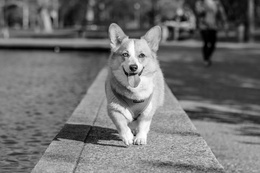
%> input picture dither/input.jpg, 260 x 173 px, shrunk from 800 x 533 before the run
$ octave dither.m   (GNU Octave 9; MATLAB toolbox functions it lacks are replaced by stand-ins)
%> lines starting %> are read from the running program, lines starting %| are printed output that depends on the picture; in (x1, y1, x2, y2) boxes, pixels count from 0 and x2, y2 are one past the last pixel; in counts of white or black regions, pixels touching at a corner belong together; the program's own positions count from 1
clear all;
clc;

I=imread('input.jpg'); %a bemeneti kep (szurkearnyalatos, 8 bpp)
%> I is the input picture: size 173x260 uint8; min 0, max 255, mean 112.1
B=1; %bitszam (1...8)

%% KVANTALAS DITHER NELKUL
Io=uint8(double(bitshift(I,B-8,8))/(2^B-1)*255);
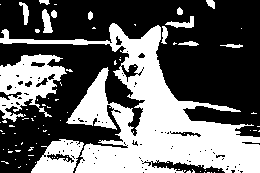
%> Io: size 173x260 uint8; 39.9% white; 83 white regions (69 under 20 px), largest, box (x1, y1, x2, y2) and area: (0, 23, 260, 173) 13371, (0, 54, 67, 122) 2380, (31, 139, 84, 173) 1085
imwrite(Io,sprintf('output_%db_1_none.jpg',B));

%% DITHER VELETLEN ZAJJAL
d=rand(size(I))*255/(2^B-1);
Io=zeros(size(I),'uint8');
for ii=1:(2^B-1)
    lo=ii*255/(2^B-1);
    hi=(ii+1)*255/(2^B-1);
    Io(((double(I)+d)>lo)&((double(I)+d)<=hi))=uint8(lo);
end
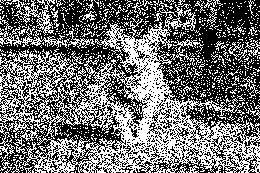
%> Io: size 173x260 uint8; 43.9% white in thin lines or dots
imwrite(Io,sprintf('output_%db_2_rand.jpg',B));

%% DITHER MATRIXSZAL (2x2)
D=[  0  170;
   255   85];
D=D/(2^B-1);
d=repmat(D,floor(size(I,1)/2),floor(size(I,2)/2));
rrem=mod(size(I,1),2);
%> rrem = 1
crem=mod(size(I,2),2);
%> crem = 0
d=[d ; d(1:rrem,:)];
d=[d d(:,1:crem)];
Io=zeros(size(I),'uint8');
for ii=1:(2^B-1)
    lo=ii*255/(2^B-1);
    hi=(ii+1)*255/(2^B-1);
    Io(((double(I)+d)>lo)&((double(I)+d)<=hi))=uint8(lo);
end
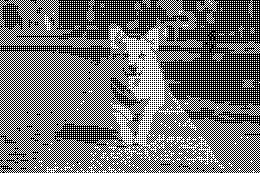
%> Io: size 173x260 uint8; 44.2% white in thin lines or dots
imwrite(Io,sprintf('output_%db_3_mtx2.jpg',B));

%% DITHER MATRIXSZAL (4x4)
D=[  0  238   51  221;
   187   85  136  102;
    34  204   17  255;
   153  119  170  238];
D=D/(2^B-1);
d=repmat(D,floor(size(I,1)/4),floor(size(I,2)/4));
rrem=mod(size(I,1),4);
crem=mod(size(I,2),4);
d=[d ; d(1:rrem,:)];
d=[d d(:,1:crem)];
Io=zeros(size(I),'uint8');
for ii=1:(2^B-1)
    lo=ii*255/(2^B-1);
    hi=(ii+1)*255/(2^B-1);
    Io(((double(I)+d)>lo)&((double(I)+d)<=hi))=uint8(lo);
end
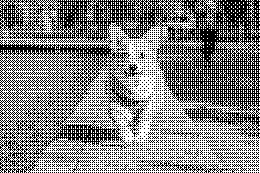
%> Io: size 173x260 uint8; 50% white in thin lines or dots
imwrite(Io,sprintf('output_%db_4_mtx4.jpg',B));

%% FLOYD-STEINBERG-ELJARAS (HIBATERJESZTESES DITHER)
Io=I;
for r=1:size(I,1)
    for c=1:size(I,2)
        q=uint8(double(bitshift(Io(r,c),B-8,8))/(2^B-1)*255);
        e=double(Io(r,c))-double(q);
        Io(r,c)=q;
        if size(I,2)>c
            Io(r,c+1)=uint8(double(Io(r,c+1))+3/8*e);
        end
        if size(I,1)>r
            Io(r+1,c)=uint8(double(Io(r+1,c))+3/8*e);
        end
        if (size(I,2)>c)&&(size(I,1)>r)
            Io(r+1,c+1)=uint8(double(Io(r+1,c+1))+1/4*e);
        end
    end
end
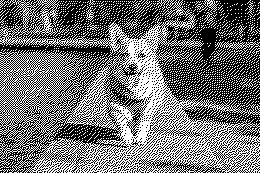
%> Io: size 173x260 uint8; 44.1% white in thin lines or dots
imwrite(Io,sprintf('output_%db_5_fs.jpg',B));
